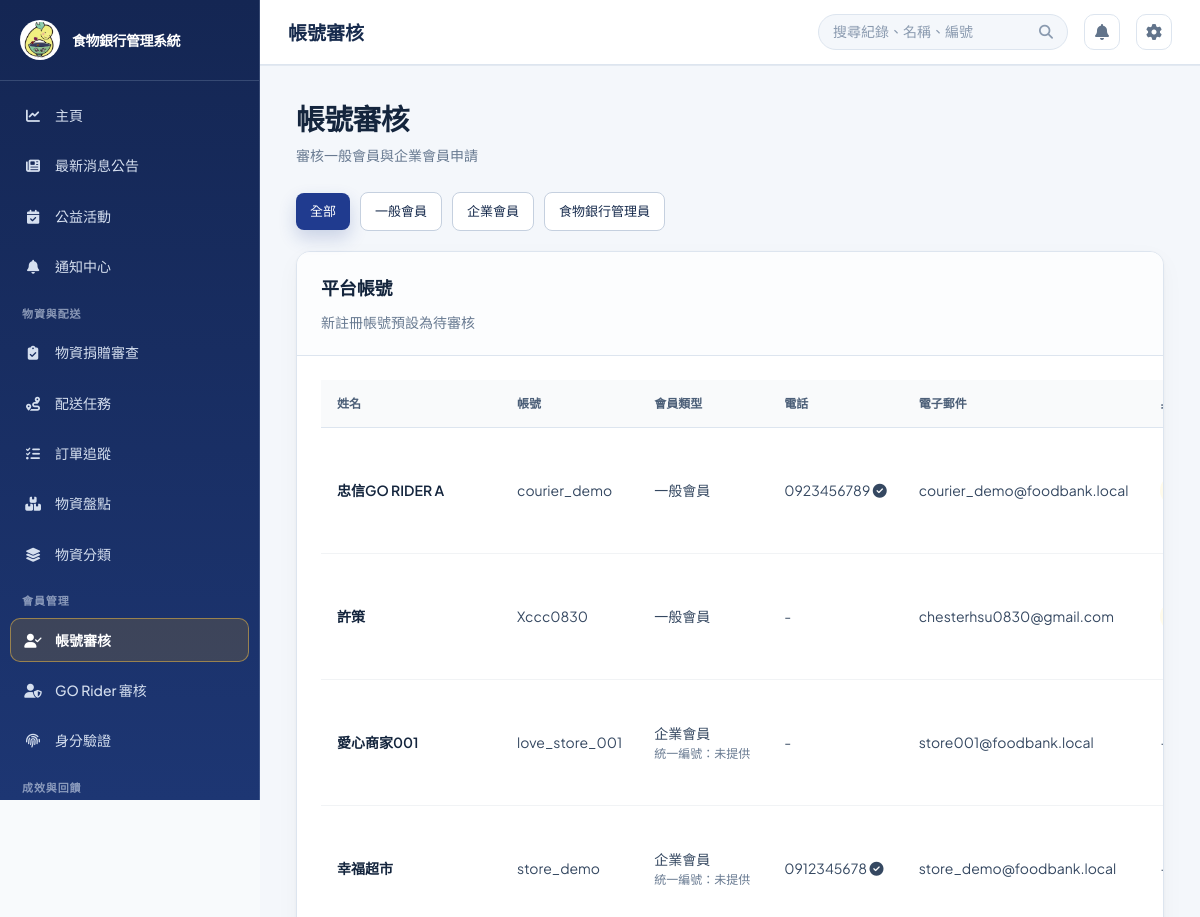
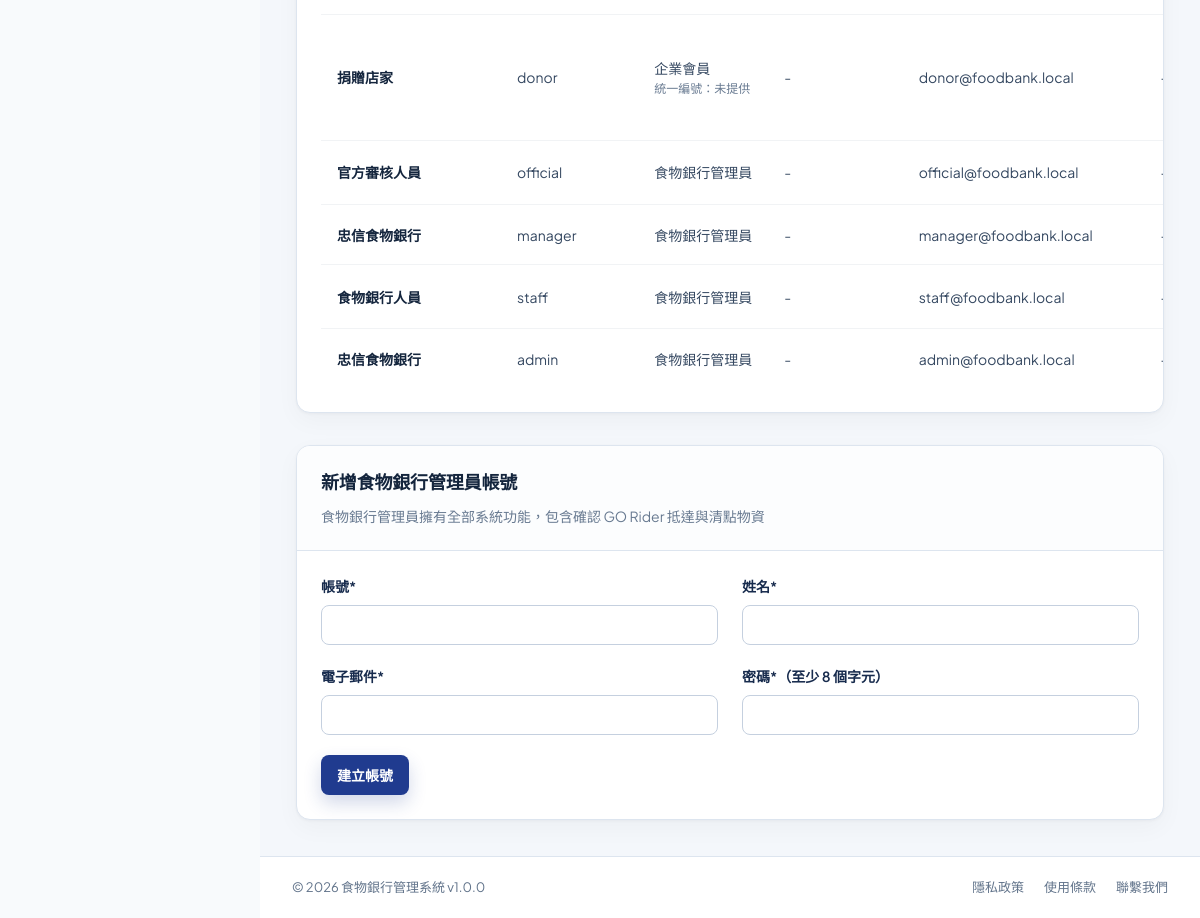
The app's page /?page=users (signed in) with its own data (2 pictures, top to bottom).
### tables this page shows
CREATE TABLE `users` (
  `user_id` int(11) NOT NULL,
  `username` varchar(50) NOT NULL,
  `password` varchar(255) NOT NULL,
  `email` varchar(100) NOT NULL,
  `full_name` varchar(100) NOT NULL,
  `phone` varchar(20) DEFAULT NULL,
  `role` enum('foodbank_staff','member') NOT NULL DEFAULT 'foodbank_staff',
  `member_type` enum('general','enterprise') NOT NULL DEFAULT 'general',
  `staff_type` enum('admin','clerk') DEFAULT NULL,
  `tax_id` varchar(8) DEFAULT NULL,
  `referral_source` varchar(50) DEFAULT NULL,
  `blacklisted_at` datetime DEFAULT NULL,
  `blacklist_reason` varchar(255) DEFAULT NULL,
  `department` varchar(50) DEFAULT NULL,
  `status` enum('active','inactive','suspended') DEFAULT 'active',
  `created_at` timestamp NULL DEFAULT current_timestamp(),
  `updated_at` timestamp NULL DEFAULT current_timestamp() ON UPDATE current_timestamp(),
  `created_by` int(11) DEFAULT NULL,
  `phone_verified` tinyint(1) NOT NULL DEFAULT 0,
  `is_enterprise_verified` tinyint(1) DEFAULT 0,
  `enterprise_name` varchar(150) DEFAULT NULL,
  `enterprise_verified_at` datetime DEFAULT NULL,
  `default_pickup_address` varchar(255) DEFAULT NULL,
  `id_number_encrypted` text DEFAULT NULL,
  `id_number_hash` char(64) DEFAULT NULL,
  `id_verify_status` enum('none','pending','approved','rejected') NOT NULL DEFAULT 'none',
  `id_verify_note` varchar(255) DEFAULT NULL,
  `id_verified_by` int(11) DEFAULT NULL,
  `id_verified_at` datetime DEFAULT NULL,
  KEY `idx_users_id_number_hash` (`id_number_hash`)
);

### src/views/users.php (the view, shortened to what this page needs)
<?php
require_once BASE_PATH . '/src/models/IdVerificationModel.php';
$userFilter = $_GET['type'] ?? 'all';
$typeConditions = [
    'general' => "u.role = 'member' AND u.member_type = 'general'",
    'enterprise' => "u.role = 'member' AND u.member_type = 'enterprise'",
    'staff' => "u.role = 'foodbank_staff'",
];
$users = [];
$result = $connection->query(
    "SELECT u.user_id, u.username, u.full_name, u.email, u.role, u.member_type, u.staff_type, u.tax_id, u.referral_source, u.blacklisted_at, u.blacklist_reason, u.status, u.phone, u.phone_verified, u.created_at, u.id_verify_status, u.id_verify_note, vc.completed_at AS consent_completed_at
     FROM users u
     LEFT JOIN volunteer_consents vc ON vc.user_id = u.user_id
    " . (isset($typeConditions[$userFilter]) ? 'WHERE ' . $typeConditions[$userFilter] : '') . "
    ORDER BY FIELD(u.status, 'inactive', 'active', 'suspended'), FIELD(u.role, 'member', 'foodbank_staff'), u.member_type, u.created_at DESC"
);
if ($result) {
    while ($user = $result->fetch_assoc()) {
        $users[] = $user;
    }
}
?>
<div class="view-header"><div><h1 class="view-title">帳號審核</h1><p class="view-subtitle">審核一般會員與企業會員申請</p></div></div>
<div class="toolbar-actions mb-20">
    <?php foreach (['all' => '全部', 'general' => '一般會員', 'enterprise' => '企業會員', 'staff' => '食物銀行管理員'] as $filterKey => $filterLabel): ?>
        <a class="btn <?php echo $userFilter === $filterKey || ($filterKey === 'all' && !isset($typeConditions[$userFilter])) ? 'btn-primary' : 'btn-secondary'; ?> btn-sm" href="?page=users&amp;type=<?php echo $filterKey; ?>"><?php echo $filterLabel; ?></a>
    <?php endforeach; ?>
</div>
<div class="card">
    <div class="card-header">
        <h2>平台帳號</h2>
        <p>新註冊帳號預設為待審核</p>
    </div>
    <div class="card-body users-table-body">
        <table class="data-table users-table">
            <thead><tr><th>姓名</th><th>帳號</th><th>會員類型</th><th>電話</th><th>電子郵件</th><th>身分驗證</th><th>教育訓練（GO Rider）</th><th>狀態</th><th>操作</th></tr></thead>
            <tbody>
                <?php foreach ($users as $user): ?>
                    <?php
                    $memberLabel = $user['role'] === 'member'
                        ? ($user['member_type'] === 'enterprise' ? '企業會員' : '一般會員')
                        : '食物銀行管理員';
                    $requiresConsent = $user['role'] === 'member' && $user['member_type'] === 'general';
                    ?>
                    <tr>
                        <td><strong><?php echo htmlspecialchars($user['full_name']); ?></strong></td>
                        <td><?php echo htmlspecialchars($user['username']); ?></td>
                        <td>
                            <?php echo htmlspecialchars($memberLabel); ?>
                            <?php if ($user['role'] === 'member' && $user['member_type'] === 'enterprise'): ?>
                                <br><small>統一編號：<?php echo htmlspecialchars($user['tax_id'] ?: '未提供'); ?></small>
                            <?php endif; ?>
                        </td>
                        <td><?php echo htmlspecialchars($user['phone'] ?? '-'); ?> <?php echo $user['phone_verified'] ? '<i class="fas fa-circle-check" title="已驗證"></i>' : ''; ?></td>
                        <td><?php echo htmlspecialchars($user['email']); ?></td>
                        <td>
                            <?php if ($requiresConsent): ?>
                                <?php $idLabels = ['none' => ['尚未驗證', 'pending'], 'pending' => ['審核中', 'pending'], 'approved' => ['已通過', 'active'], 'rejected' => ['未通過', 'suspended']]; $idInfo = $idLabels[$user['id_verify_status'] ?? 'none']; ?>
                                <span class="status status-<?php echo $idInfo[1]; ?>"><?php echo $idInfo[0]; ?></span>
                            <?php else: ?>-<?php endif; ?>
                        </td>
                    </tr>
                <?php endforeach; ?>
            </tbody>
        </table>
    </div>
</div>
<div class="card mt-32">
    <div class="card-header"><h2>新增食物銀行管理員帳號</h2><p>食物銀行管理員擁有全部系統功能，包含確認 GO Rider 抵達與清點物資</p></div>
    <div class="card-body">
        <form method="post">
            <div class="grid-2">
                <div class="form-group"><label>帳號*</label><input name="username" required maxlength="50"></div>
                <div class="form-group"><label>姓名*</label><input name="full_name" required maxlength="100"></div>
            </div>
            <div class="grid-2">
                <div class="form-group"><label>電子郵件*</label><input type="email" name="email" required maxlength="100"></div>
                <div class="form-group"><label>密碼*（至少 8 個字元）</label><input type="password" name="password" required minlength="8" autocomplete="new-password"></div>
            </div>
            <button class="btn btn-primary" type="submit">建立帳號</button>
        </form>
    </div>
</div>

### records on screen
users: full_name "忠信GO RIDER A", username "courier_demo", memberLabel "一般會員", phone "0923456789", phone_verified 1 (drawn), email "courier_demo@foodbank.local"
users: full_name "許策", username "Xccc0830", memberLabel "一般會員", phone "-", email "chesterhsu0830@gmail.com"
users: full_name "愛心商家001", username "love_store_001", memberLabel "企業會員", tax "未提供", phone "-", email "store001@foodbank.local"
users: full_name "幸福超市", username "store_demo", memberLabel "企業會員", tax "未提供", phone "0912345678", phone_verified 1 (drawn), email "store_demo@foodbank.local"
users: full_name "捐贈店家", username "donor", memberLabel "企業會員", tax "未提供", phone "-", email "donor@foodbank.local"
users: full_name "官方審核人員", username "official", role "食物銀行管理員", phone "-", email "official@foodbank.local"
users: full_name "忠信食物銀行", username "manager", role "食物銀行管理員", phone "-", email "manager@foodbank.local"
users: full_name "食物銀行人員", username "staff", role "食物銀行管理員", phone "-", email "staff@foodbank.local"
users: full_name "忠信食物銀行", username "admin", role "食物銀行管理員", phone "-", email "admin@foodbank.local"

### other values on screen
APP_NAME "食物銀行管理系統"
$label "主頁"
$label "最新消息公告"
$label "公益活動"
$label "通知中心"
$item['group'] "物資與配送"
$label "物資捐贈審查"
$label "配送任務"
$label "訂單追蹤"
$label "物資盤點"
$label "物資分類"
$item['group'] "會員管理"
$label "帳號審核"
$label "GO Rider 審核"
$label "身分驗證"
